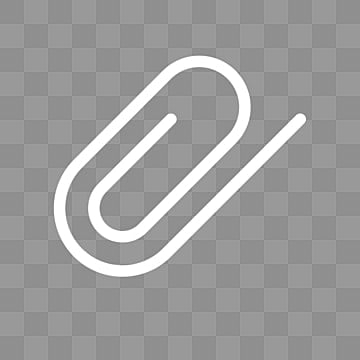
#> input picture python/jobsheet8/img/jepit.jpg, 360 x 360 px, found by its file name
$ python 8.4erosi2.py
#> lines starting #> are read from the running program, lines starting #| are printed output that depends on the picture
# Contoh penggunaan erode()
# dengan melibatkan iterations

import cv2
import numpy as np

# Menggunakan path yang sesuai
citra = cv2.imread('python/jobsheet8/img/jepit.jpg', 0)
#> citra is the input picture: shape (360, 360); min 113, max 255, mean 156.9

# Membuat kernel untuk operasi morfologi
kernel = cv2.getStructuringElement(cv2.MORPH_RECT, (3, 3))

# Operasi dilasi dan erosi dengan iterations=3
dilasi = cv2.dilate(citra, kernel, iterations=3)
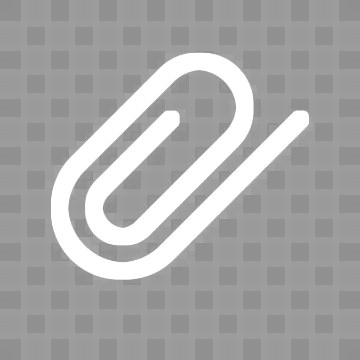
#> dilasi: shape (360, 360); min 143, max 255, mean 167.6
erosi = cv2.erode(dilasi, kernel, iterations=3)

# Menggabungkan gambar untuk ditampilkan
hasil = np.hstack((citra, dilasi, erosi))  # Menambahkan citra asli untuk perbandingan
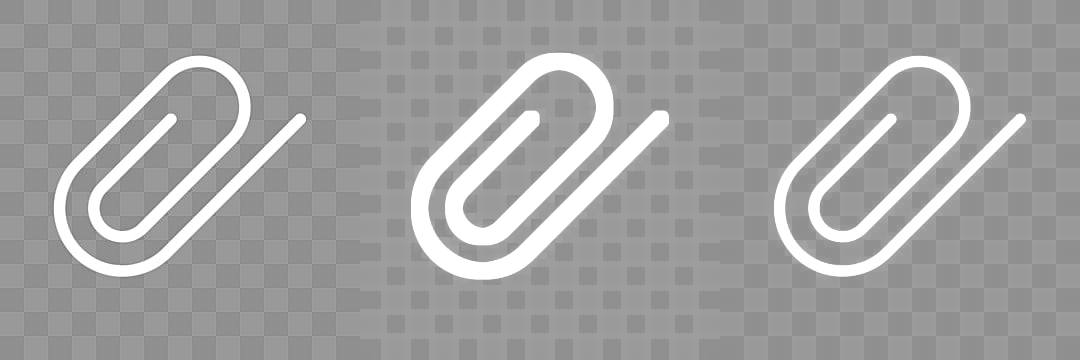
#> hasil: shape (360, 1080); min 113, max 255, mean 161

# Menampilkan hasil
cv2.imshow('Erosi2', hasil)
cv2.waitKey(0)
cv2.destroyAllWindows()
